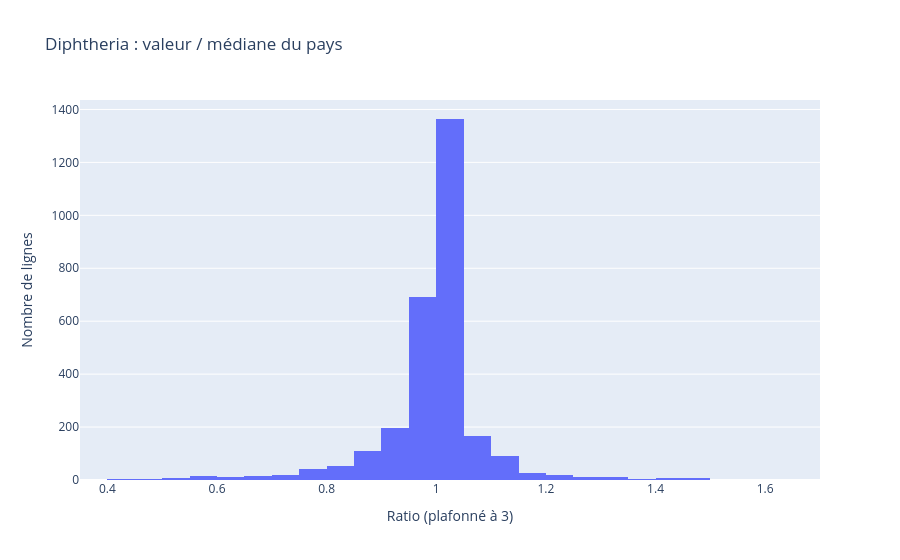

The notebook cell saved with this chart:
### Markdown cell above
### **8) Traitement de la colonne Dyphteria**

### Code cell
diagnostic_zeros(df, "Diphtheria")
tableau_ratio(df, "Diphtheria")
histogramme_ratio(df, "Diphtheria", max_ratio=3, pas=0.05)

### Figure 1 — Plotly figure (JSON) as saved in the notebook; plotly's stock layout.template omitted (floating-point values rounded to 4 significant figures; data arrays with more than 128 entries replaced by an {"elided": "..."} marker saying what was removed)
{"data": [{"type": "histogram", "x": {"elided": "2880 float values"}, "xbins": {"end": 3.05, "size": 0.05, "start": 0}}], "layout": {"title": {"text": "Diphtheria : valeur / médiane du pays"}, "xaxis": {"title": {"text": "Ratio (plafonné à 3)"}}, "yaxis": {"title": {"text": "Nombre de lignes"}}}}
